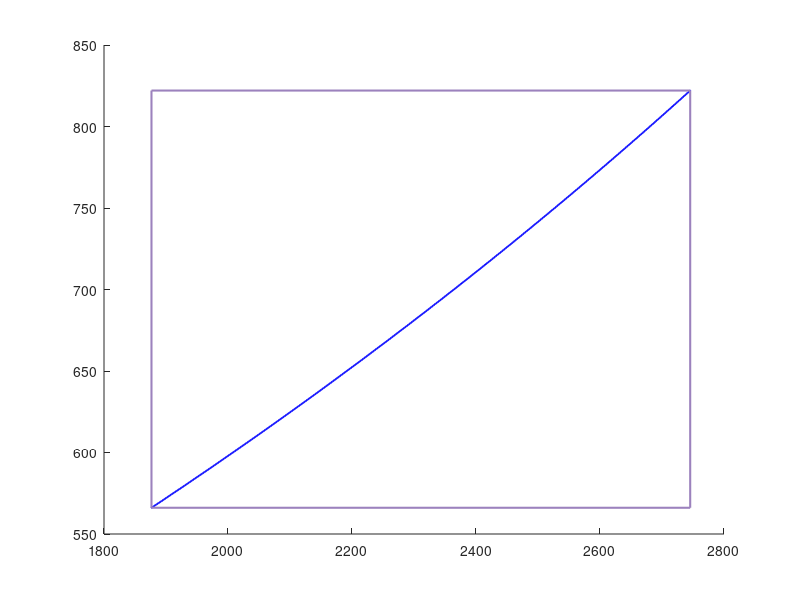

This figure's MATLAB source:
%close all

clear all
%for i=0:7
%end

M =  dlmread('quadcopter1_reach_set_10.txt');
x_min = M(:, 2);
x_max = M(:, 3);
y_min= M(:, 6);
y_max = M(:, 7);
h1 = figure;
for i = 1: length(x_min)
    pos = [x_min(i), y_min(i),x_max(i) - x_min(i), y_max(i)- y_min(i)];
    rectangle('Position',pos,'FaceColor','b','Edgecolor','b','LineWidth',1.5);
end
hold on
xmin = min(x_min);
xmax = max(x_max);
ymin = min(y_min);
ymax = max(y_max);
pos = [xmin, ymin,xmax - xmin, ymax - ymin];
rectangle('Position',pos,'FaceColor','none','Edgecolor',[.61 .51 .74],'LineWidth',1.5);




%set(h1, 'Position',[280, 420, 400, 750]);
%MagInset(h1, -1, [x_min(300)-0.01 x_min(310) y_min(300)-0.1 y_min(310)], [300 360 550 720], {'NW','NE';'SE','SE'});

